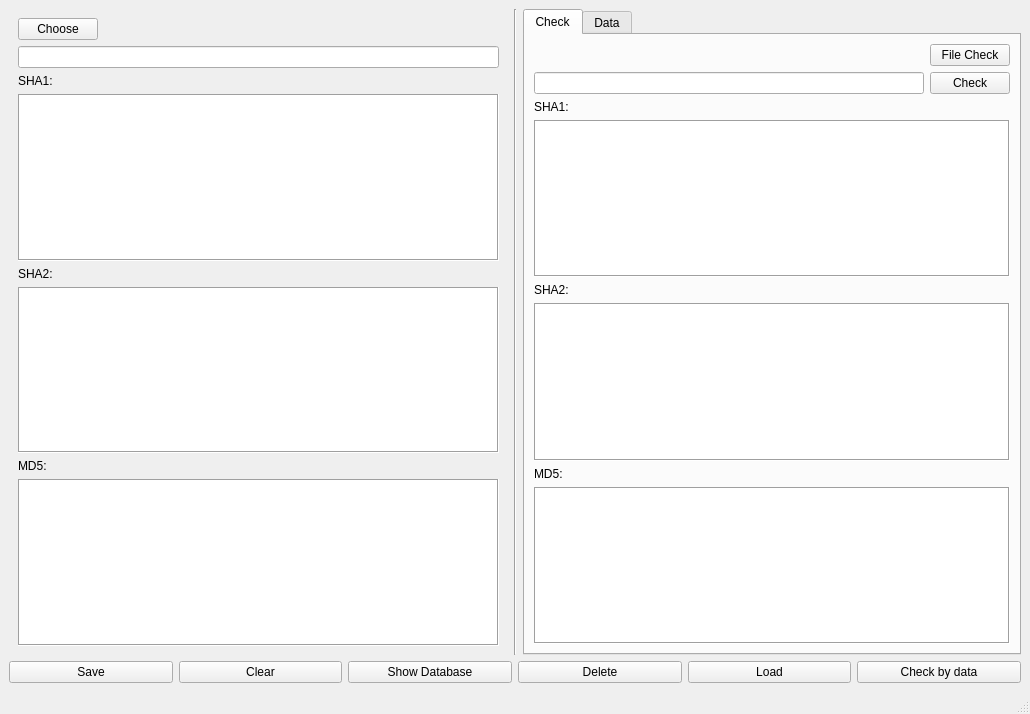
<?xml version="1.0" encoding="UTF-8"?>
<ui version="4.0">
 <class>MainWindow</class>
 <widget class="QMainWindow" name="MainWindow">
  <property name="geometry">
   <rect>
    <x>0</x>
    <y>0</y>
    <width>1030</width>
    <height>714</height>
   </rect>
  </property>
  <property name="windowTitle">
   <string>MainWindow</string>
  </property>
  <widget class="QWidget" name="centralwidget">
   <layout class="QGridLayout" name="gridLayout_4">
    <item row="0" column="0">
     <widget class="QWidget" name="widget" native="true">
      <layout class="QGridLayout" name="gridLayout_3">
       <item row="0" column="0">
        <spacer name="verticalSpacer">
         <property name="orientation">
          <enum>Qt::Vertical</enum>
         </property>
         <property name="sizeHint" stdset="0">
          <size>
           <width>20</width>
           <height>65</height>
          </size>
         </property>
        </spacer>
       </item>
       <item row="1" column="0">
        <layout class="QHBoxLayout" name="horizontalLayout_3">
         <item>
          <widget class="QPushButton" name="btn_choose">
           <property name="cursor">
            <cursorShape>PointingHandCursor</cursorShape>
           </property>
           <property name="text">
            <string>Choose</string>
           </property>
          </widget>
         </item>
         <item>
          <spacer name="horizontalSpacer">
           <property name="orientation">
            <enum>Qt::Horizontal</enum>
           </property>
           <property name="sizeHint" stdset="0">
            <size>
             <width>40</width>
             <height>20</height>
            </size>
           </property>
          </spacer>
         </item>
        </layout>
       </item>
       <item row="3" column="0">
        <layout class="QVBoxLayout" name="verticalLayout_2">
         <item>
          <widget class="QLabel" name="label_hash_sha1">
           <property name="text">
            <string>SHA1:</string>
           </property>
          </widget>
         </item>
         <item>
          <widget class="QTextEdit" name="text_hash_sha1">
           <property name="enabled">
            <bool>true</bool>
           </property>
           <property name="tabletTracking">
            <bool>false</bool>
           </property>
           <property name="focusPolicy">
            <enum>Qt::StrongFocus</enum>
           </property>
           <property name="autoFillBackground">
            <bool>false</bool>
           </property>
           <property name="frameShape">
            <enum>QFrame::Box</enum>
           </property>
           <property name="readOnly">
            <bool>true</bool>
           </property>
          </widget>
         </item>
         <item>
          <widget class="QLabel" name="label_hash_sha2">
           <property name="text">
            <string>SHA2:</string>
           </property>
          </widget>
         </item>
         <item>
          <widget class="QTextEdit" name="text_hash_sha2">
           <property name="frameShape">
            <enum>QFrame::Box</enum>
           </property>
           <property name="readOnly">
            <bool>true</bool>
           </property>
          </widget>
         </item>
         <item>
          <widget class="QLabel" name="label_hash_md5">
           <property name="text">
            <string>MD5:</string>
           </property>
          </widget>
         </item>
         <item>
          <widget class="QTextEdit" name="text_hash_md5">
           <property name="frameShape">
            <enum>QFrame::Box</enum>
           </property>
           <property name="readOnly">
            <bool>true</bool>
           </property>
          </widget>
         </item>
        </layout>
       </item>
       <item row="2" column="0">
        <widget class="QLineEdit" name="line_choose">
         <property name="font">
          <font>
           <strikeout>false</strikeout>
          </font>
         </property>
         <property name="tabletTracking">
          <bool>false</bool>
         </property>
         <property name="focusPolicy">
          <enum>Qt::StrongFocus</enum>
         </property>
         <property name="contextMenuPolicy">
          <enum>Qt::DefaultContextMenu</enum>
         </property>
         <property name="layoutDirection">
          <enum>Qt::LeftToRight</enum>
         </property>
         <property name="autoFillBackground">
          <bool>false</bool>
         </property>
         <property name="styleSheet">
          <string notr="true"/>
         </property>
         <property name="inputMask">
          <string/>
         </property>
         <property name="frame">
          <bool>true</bool>
         </property>
         <property name="readOnly">
          <bool>true</bool>
         </property>
        </widget>
       </item>
      </layout>
     </widget>
    </item>
    <item row="0" column="1">
     <widget class="Line" name="line">
      <property name="orientation">
       <enum>Qt::Vertical</enum>
      </property>
     </widget>
    </item>
    <item row="1" column="0" colspan="3">
     <layout class="QHBoxLayout" name="horizontalLayout">
      <item>
       <widget class="QPushButton" name="btn_save">
        <property name="cursor">
         <cursorShape>PointingHandCursor</cursorShape>
        </property>
        <property name="text">
         <string>Save</string>
        </property>
       </widget>
      </item>
      <item>
       <widget class="QPushButton" name="btn_clear">
        <property name="cursor">
         <cursorShape>PointingHandCursor</cursorShape>
        </property>
        <property name="text">
         <string>Clear</string>
        </property>
       </widget>
      </item>
      <item>
       <widget class="QPushButton" name="btn_show_data">
        <property name="text">
         <string>Show Database</string>
        </property>
       </widget>
      </item>
      <item>
       <widget class="QPushButton" name="btn_delete">
        <property name="text">
         <string>Delete</string>
        </property>
       </widget>
      </item>
      <item>
       <widget class="QPushButton" name="btn_load">
        <property name="text">
         <string>Load</string>
        </property>
       </widget>
      </item>
      <item>
       <widget class="QPushButton" name="btn_check_data">
        <property name="text">
         <string>Check by data</string>
        </property>
       </widget>
      </item>
     </layout>
    </item>
    <item row="0" column="2">
     <widget class="QTabWidget" name="tabWidget">
      <property name="currentIndex">
       <number>0</number>
      </property>
      <widget class="QWidget" name="tab_check">
       <attribute name="title">
        <string>Check</string>
       </attribute>
       <layout class="QGridLayout" name="gridLayout">
        <item row="0" column="0">
         <layout class="QVBoxLayout" name="verticalLayout">
          <item>
           <widget class="QLabel" name="label_file_check">
            <property name="text">
             <string/>
            </property>
           </widget>
          </item>
          <item>
           <widget class="QLineEdit" name="line_file_check_1">
            <property name="font">
             <font>
              <strikeout>false</strikeout>
             </font>
            </property>
            <property name="tabletTracking">
             <bool>false</bool>
            </property>
            <property name="focusPolicy">
             <enum>Qt::StrongFocus</enum>
            </property>
            <property name="contextMenuPolicy">
             <enum>Qt::DefaultContextMenu</enum>
            </property>
            <property name="layoutDirection">
             <enum>Qt::LeftToRight</enum>
            </property>
            <property name="autoFillBackground">
             <bool>false</bool>
            </property>
            <property name="inputMask">
             <string/>
            </property>
            <property name="frame">
             <bool>true</bool>
            </property>
            <property name="readOnly">
             <bool>true</bool>
            </property>
           </widget>
          </item>
         </layout>
        </item>
        <item row="0" column="1">
         <layout class="QVBoxLayout" name="verticalLayout_13">
          <item>
           <widget class="QPushButton" name="btn_file_check">
            <property name="cursor">
             <cursorShape>PointingHandCursor</cursorShape>
            </property>
            <property name="text">
             <string>File Check</string>
            </property>
           </widget>
          </item>
          <item>
           <widget class="QPushButton" name="btn_check">
            <property name="cursor">
             <cursorShape>PointingHandCursor</cursorShape>
            </property>
            <property name="text">
             <string>Check</string>
            </property>
           </widget>
          </item>
         </layout>
        </item>
        <item row="1" column="0" colspan="2">
         <layout class="QVBoxLayout" name="verticalLayout_12">
          <item>
           <widget class="QLabel" name="label_check_sha1_1">
            <property name="text">
             <string>SHA1:</string>
            </property>
           </widget>
          </item>
          <item>
           <widget class="QTextEdit" name="text_check_sha1_1">
            <property name="enabled">
             <bool>true</bool>
            </property>
            <property name="tabletTracking">
             <bool>false</bool>
            </property>
            <property name="focusPolicy">
             <enum>Qt::StrongFocus</enum>
            </property>
            <property name="autoFillBackground">
             <bool>false</bool>
            </property>
            <property name="frameShape">
             <enum>QFrame::Box</enum>
            </property>
            <property name="readOnly">
             <bool>true</bool>
            </property>
           </widget>
          </item>
          <item>
           <widget class="QLabel" name="label_check_sha2_1">
            <property name="text">
             <string>SHA2:</string>
            </property>
           </widget>
          </item>
          <item>
           <widget class="QTextEdit" name="text_check_sha2_1">
            <property name="enabled">
             <bool>true</bool>
            </property>
            <property name="tabletTracking">
             <bool>false</bool>
            </property>
            <property name="focusPolicy">
             <enum>Qt::StrongFocus</enum>
            </property>
            <property name="autoFillBackground">
             <bool>false</bool>
            </property>
            <property name="frameShape">
             <enum>QFrame::Box</enum>
            </property>
            <property name="frameShadow">
             <enum>QFrame::Sunken</enum>
            </property>
            <property name="readOnly">
             <bool>true</bool>
            </property>
           </widget>
          </item>
          <item>
           <widget class="QLabel" name="label_check_md5_1">
            <property name="text">
             <string>MD5:</string>
            </property>
           </widget>
          </item>
          <item>
           <widget class="QTextEdit" name="text_check_md5_1">
            <property name="enabled">
             <bool>true</bool>
            </property>
            <property name="tabletTracking">
             <bool>false</bool>
            </property>
            <property name="focusPolicy">
             <enum>Qt::StrongFocus</enum>
            </property>
            <property name="autoFillBackground">
             <bool>false</bool>
            </property>
            <property name="frameShape">
             <enum>QFrame::Box</enum>
            </property>
            <property name="readOnly">
             <bool>true</bool>
            </property>
           </widget>
          </item>
         </layout>
        </item>
       </layout>
      </widget>
      <widget class="QWidget" name="tab_data">
       <attribute name="title">
        <string>Data</string>
       </attribute>
       <layout class="QGridLayout" name="gridLayout_2">
        <item row="0" column="0">
         <widget class="QTableWidget" name="table_sql"/>
        </item>
       </layout>
      </widget>
     </widget>
    </item>
   </layout>
  </widget>
  <widget class="QMenuBar" name="menubar">
   <property name="geometry">
    <rect>
     <x>0</x>
     <y>0</y>
     <width>1030</width>
     <height>26</height>
    </rect>
   </property>
  </widget>
  <widget class="QStatusBar" name="statusbar"/>
 </widget>
 <resources/>
 <connections>
  <connection>
   <sender>btn_clear</sender>
   <signal>clicked()</signal>
   <receiver>text_hash_sha1</receiver>
   <slot>clear()</slot>
   <hints>
    <hint type="sourcelabel">
     <x>342</x>
     <y>678</y>
    </hint>
    <hint type="destinationlabel">
     <x>355</x>
     <y>177</y>
    </hint>
   </hints>
  </connection>
  <connection>
   <sender>btn_clear</sender>
   <signal>clicked()</signal>
   <receiver>text_hash_sha2</receiver>
   <slot>clear()</slot>
   <hints>
    <hint type="sourcelabel">
     <x>342</x>
     <y>678</y>
    </hint>
    <hint type="destinationlabel">
     <x>318</x>
     <y>393</y>
    </hint>
   </hints>
  </connection>
  <connection>
   <sender>btn_clear</sender>
   <signal>clicked()</signal>
   <receiver>text_hash_md5</receiver>
   <slot>clear()</slot>
   <hints>
    <hint type="sourcelabel">
     <x>342</x>
     <y>678</y>
    </hint>
    <hint type="destinationlabel">
     <x>387</x>
     <y>633</y>
    </hint>
   </hints>
  </connection>
  <connection>
   <sender>btn_clear</sender>
   <signal>clicked()</signal>
   <receiver>line_choose</receiver>
   <slot>clear()</slot>
   <hints>
    <hint type="sourcelabel">
     <x>342</x>
     <y>678</y>
    </hint>
    <hint type="destinationlabel">
     <x>364</x>
     <y>101</y>
    </hint>
   </hints>
  </connection>
  <connection>
   <sender>btn_clear</sender>
   <signal>clicked(bool)</signal>
   <receiver>text_check_sha1_1</receiver>
   <slot>clear()</slot>
   <hints>
    <hint type="sourcelabel">
     <x>342</x>
     <y>678</y>
    </hint>
    <hint type="destinationlabel">
     <x>900</x>
     <y>235</y>
    </hint>
   </hints>
  </connection>
  <connection>
   <sender>btn_clear</sender>
   <signal>clicked()</signal>
   <receiver>text_check_sha2_1</receiver>
   <slot>clear()</slot>
   <hints>
    <hint type="sourcelabel">
     <x>342</x>
     <y>678</y>
    </hint>
    <hint type="destinationlabel">
     <x>1006</x>
     <y>464</y>
    </hint>
   </hints>
  </connection>
  <connection>
   <sender>btn_clear</sender>
   <signal>clicked()</signal>
   <receiver>text_check_md5_1</receiver>
   <slot>clear()</slot>
   <hints>
    <hint type="sourcelabel">
     <x>342</x>
     <y>678</y>
    </hint>
    <hint type="destinationlabel">
     <x>1006</x>
     <y>629</y>
    </hint>
   </hints>
  </connection>
  <connection>
   <sender>btn_clear</sender>
   <signal>clicked(bool)</signal>
   <receiver>line_file_check_1</receiver>
   <slot>clear()</slot>
   <hints>
    <hint type="sourcelabel">
     <x>342</x>
     <y>678</y>
    </hint>
    <hint type="destinationlabel">
     <x>905</x>
     <y>131</y>
    </hint>
   </hints>
  </connection>
  <connection>
   <sender>btn_clear</sender>
   <signal>clicked()</signal>
   <receiver>label_file_check</receiver>
   <slot>clear()</slot>
   <hints>
    <hint type="sourcelabel">
     <x>259</x>
     <y>666</y>
    </hint>
    <hint type="destinationlabel">
     <x>616</x>
     <y>96</y>
    </hint>
   </hints>
  </connection>
 </connections>
</ui>
